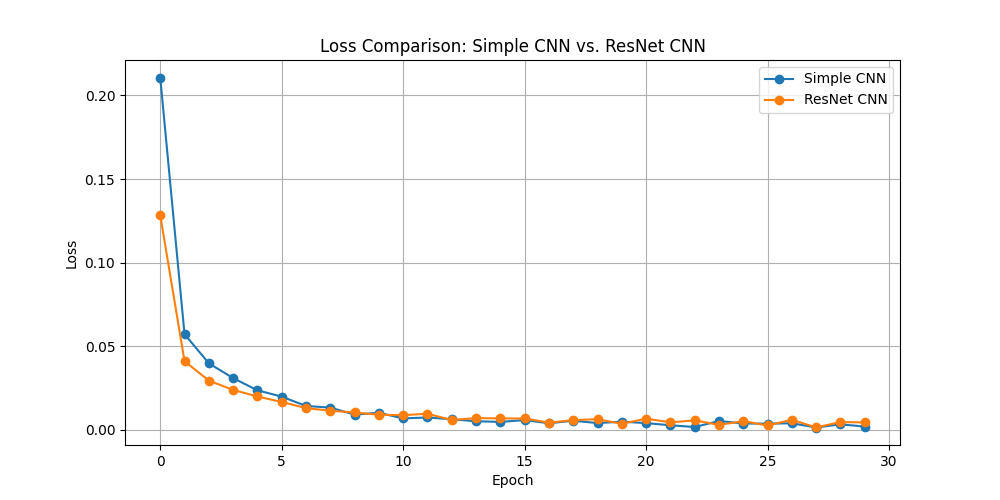

Python code for this plot:
import torch
import torch.nn as nn
import torch.optim as optim
import torchvision
import torchvision.transforms as transforms
import matplotlib.pyplot as plt

# 定义一个没有残差模块的简单CNN
class SimpleCNN(nn.Module):
    def __init__(self):
        super(SimpleCNN, self).__init__()
        self.conv1 = nn.Conv2d(1, 16, kernel_size=3, padding=1)
        self.conv2 = nn.Conv2d(16, 32, kernel_size=3, padding=1)
        self.fc1 = nn.Linear(32 * 7 * 7, 128)
        self.fc2 = nn.Linear(128, 10)
        self.pool = nn.MaxPool2d(2, 2)
        self.relu = nn.ReLU()

    def forward(self, x):
        x = self.relu(self.conv1(x))
        x = self.pool(x)
        x = self.relu(self.conv2(x))
        x = self.pool(x)
        x = x.view(x.size(0), -1)
        x = self.relu(self.fc1(x))
        x = self.fc2(x)
        return x

# 定义一个包含残差模块的CNN
class ResNetCNN(nn.Module):
    def __init__(self):
        super(ResNetCNN, self).__init__()
        self.conv1 = nn.Conv2d(1, 16, kernel_size=3, padding=1)
        self.conv2 = nn.Conv2d(16, 32, kernel_size=3, padding=1)
        self.fc1 = nn.Linear(32 * 7 * 7, 128)
        self.fc2 = nn.Linear(128, 10)
        self.pool = nn.MaxPool2d(2, 2)
        self.relu = nn.ReLU()
        self.res_block = nn.Sequential(
            nn.Conv2d(16, 16, kernel_size=3, padding=1),
            nn.BatchNorm2d(16),
            nn.ReLU(),
            nn.Conv2d(16, 16, kernel_size=3, padding=1),
            nn.BatchNorm2d(16)
        )

    def forward(self, x):
        x = self.relu(self.conv1(x))
        residual = x
        x = self.res_block(x)
        x += residual  # 添加残差连接
        x = self.pool(x)
        x = self.relu(self.conv2(x))
        x = self.pool(x)
        x = x.view(x.size(0), -1)
        x = self.relu(self.fc1(x))
        x = self.fc2(x)
        return x

# 数据准备
transform = transforms.Compose([
    transforms.ToTensor(),
    transforms.Normalize((0.5,), (0.5,))
])

trainset = torchvision.datasets.MNIST(root='./data', train=True, download=True, transform=transform)
trainloader = torch.utils.data.DataLoader(trainset, batch_size=64, shuffle=True)

# 定义训练函数
def train_model(model, optimizer, criterion, epochs=30):
    model.train()
    loss_list = []
    for epoch in range(epochs):
        running_loss = 0.0
        for images, labels in trainloader:
            optimizer.zero_grad()
            outputs = model(images)
            loss = criterion(outputs, labels)
            loss.backward()
            optimizer.step()
            running_loss += loss.item()
        average_loss = running_loss / len(trainloader)
        loss_list.append(average_loss)
        print(f'Epoch [{epoch+1}/{epochs}], Loss: {average_loss:.4f}')
    return loss_list

# 实例化模型、损失函数和优化器
simple_cnn = SimpleCNN()
resnet_cnn = ResNetCNN()

criterion = nn.CrossEntropyLoss()
optimizer_simple = optim.Adam(simple_cnn.parameters(), lr=0.001)
optimizer_resnet = optim.Adam(resnet_cnn.parameters(), lr=0.001)

# 训练模型并记录损失
print("Training Simple CNN...")
loss_simple = train_model(simple_cnn, optimizer_simple, criterion)

print("\nTraining ResNet CNN...")
loss_resnet = train_model(resnet_cnn, optimizer_resnet, criterion)

# 绘制损失曲线

plt.figure(figsize=(10, 5))
plt.plot(loss_simple, label='Simple CNN', marker='o')
plt.plot(loss_resnet, label='ResNet CNN', marker='o')
plt.xlabel('Epoch')
plt.ylabel('Loss')
plt.title('Loss Comparison: Simple CNN vs. ResNet CNN')
plt.legend()
plt.grid()
# plt.show()
plt.savefig('resnet_compare.png')
plt.close()
